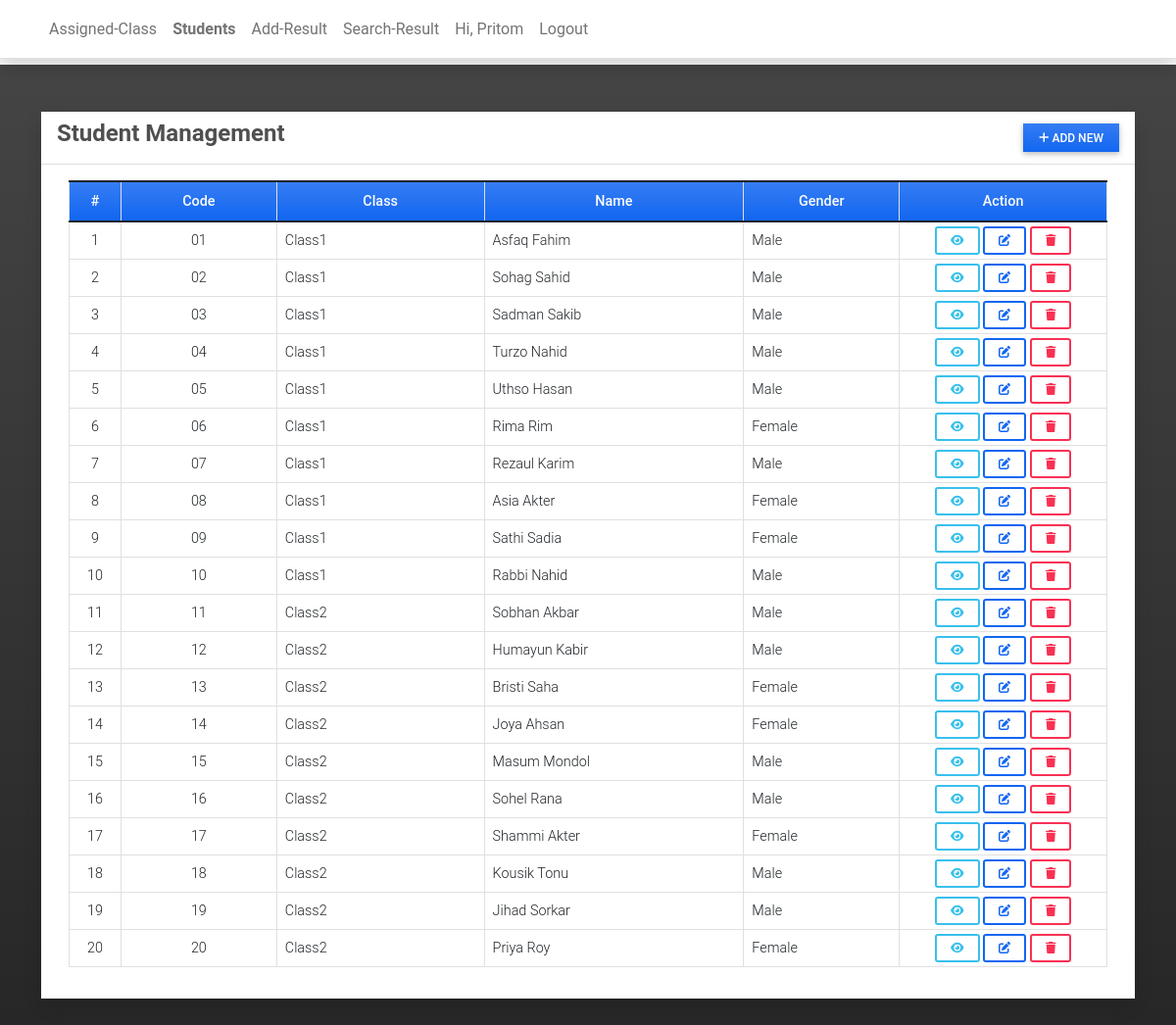
The app's page /student (signed in) with its own data.
### data_set/models.py (models this page shows, shortened)
class Student(models.Model):
    student_code = models.CharField(max_length=250,blank=True, null= True)
    level = models.ForeignKey(Class, on_delete=models.CASCADE)
    first_name = models.CharField(max_length=250)
    last_name = models.CharField(max_length=250)
    gender = models.CharField(max_length=100, choices=[('Male','Male'),('Female','Female')], blank=True, null= True)
    dob = models.DateField(blank=True, null= True)
    contact = models.CharField(max_length=250, blank=True, null= True)

class Class(models.Model):
    name = models.CharField(max_length=250)

### data_set/views.py (the view)
# urls.py: path('student',views.student,name='student-page'),
@login_required
def student(request):
    students = Student.objects.all()
    context['page_title'] = "Student List"
    context['students'] = students
    return render(request, 'student/student_list.html', context)

### templates/student/student_list.html (shortened to what this page needs)
{% extends 'base.html' %} {% block pageContent %}
<div class="col-lg-12 col-md-12 col-sm-12 col-xs-12">
    <div class="card card-default rounded-0 shadow ">
        <div class="card-header">
            <div class="d-flex w-100 align-items-center justify-content-between">
                <h4 class="card-title fw-bold">Student Management</h4>
                <div class="tools">
                    <button type="button" class="btn btn-primary rounded-0 bg-gradient btn-sm" id='add_new'><i class="fa fa-plus"></i> Add New</button>
                </div>
            </div>
        </div>
        <div class="card-body">
            <div class="container-fluid">
                <table class="table table-bordered" id="student-list">
                    <colgroup>
                        <col width="5%">
                        <col width="15%">
                        <col width="20%">
                        <col width="25%">
                        <col width="15%">
                        <col width="20%">
                    </colgroup>
                    <thead>
                        <tr class="bg-gradient bg-primary bg-opacity-50 text-light">
                            <th class="px-2 py-2 text-center">#</th>
                            <th class="px-2 py-2 text-center">Code</th>
                            <th class="px-2 py-2 text-center">Class</th>
                            <th class="px-2 py-2 text-center">Name</th>
                            <th class="px-2 py-2 text-center">Gender</th>
                            <th class="px-2 py-2 text-center">Action</th>
                        </tr>
                    </thead>
                    <tbody>
                        {% for student in students %}
                        <tr>
                            <td class="px-2 py-1 align-middle text-center">{{ student.id }}</td>
                            <td class="px-2 py-1 align-middle text-center">{{ student.student_code }}</td>
                            <td class="px-2 py-1 align-middle">{{ student.level.name }}</td>
                            <td class="px-2 py-1 align-middle">{{ student.first_name }} {{ student.last_name }}</td>
                            <td class="px-2 py-1 align-middle">{{ student.gender }}</td>
                            <td class="px-2 py-1 align-middle text-center">
                                <a class="btn btn-outline-info btn-sm view-data" href="javascript:void(0)" data-url="{% url 'view-student' student.pk %}" title="View Details">
                                    <i class="fa fa-eye"></i>
                                </a>
                                <a class="btn btn-outline-primary btn-sm edit-data" href="javascript:void(0)" data-id="{{ student.pk }}" title="Edit">
                                    <i class="fa fa-edit"></i>
                                </a>
                                <button class="btn btn-outline-danger btn-sm delete-data" type="button" data-id="{{ student.pk }}" title="Delete">
                                    <i class="fa fa-trash"></i>
                                </button>
                            </td>
                        </tr>
                        {% endfor %}
                    </tbody>
                </table>
            </div>
        </div>
    </div>
</div>
{% endblock pageContent %}

### templates/topNavigation.html (shortened to what this page needs)
{% load static %}
<header>
    <nav class="navbar navbar-expand-lg navbar-light bg-white fixed-top shadow border-bottom">
        <div class="container">
            <div class="collapse navbar-collapse" id="navbarExample01">
                <ul class="navbar-nav me-auto mb-2 mb-lg-0" id="topNav">
                    {% if user.is_authenticated %}
                        <li class="nav-item">
                            <a class="nav-link" aria-current="page" href="{% url 'active-class-page' %}">Assigned-Class</a>
                        </li>
                        <li class="nav-item">
                            <a class="nav-link" aria-current="page" href="{% url 'student-page' %}">Students</a>
                        </li>
                        <li class="nav-item">
                            <a class="nav-link" aria-current="page" href="{% url 'active-class-result-page' %}">Add-Result</a>
                        </li>
                        <li class="nav-item">
                            <a class="nav-link" aria-current="page" href="{% url 'individual-report' %}">Search-Result</a>
                        </li>
                        <ul class="navbar-nav d-flex flex-row ml-auto">
                            <li class="nav-item me-3 me-lg-0">
                                <a class="nav-link" href="">
                                    Hi,
                                    {{ user.first_name }}
                                </a>
                            </li>
                            <li class="nav-item me-3 me-lg-0">
                                <a class="nav-link" href="{% url 'logout' %}">Logout</a>
                            </li>
                        </ul>
                    {% endif %}
                </ul>
            </div>
        </div>
    </nav>
    <div id="intro" class="pt-2 text-center bg-light">
    </div>
</header>

### static/assets/default/css/style.css (style rules this page uses)
html, body { height: 100%; width: 100%; max-height: 100%; overflow: auto; display: flex; flex-direction: column; }
body>header { flex-shrink: auto; }
.nav-item.active a.nav-link { font-weight: bolder !important; }

### templates/topNavigation.html (style rules this page uses)
#intro { margin-top: 58px; }

### records on screen
Student: id "1", student_code "01", level.name "Class1", first_name "Asfaq", last_name "Fahim", gender "Male"
Student: id "2", student_code "02", level.name "Class1", first_name "Sohag", last_name "Sahid", gender "Male"
Student: id "3", student_code "03", level.name "Class1", first_name "Sadman", last_name "Sakib", gender "Male"
Student: id "4", student_code "04", level.name "Class1", first_name "Turzo", last_name "Nahid", gender "Male"
Student: id "5", student_code "05", level.name "Class1", first_name "Uthso", last_name "Hasan", gender "Male"
Student: id "6", student_code "06", level.name "Class1", first_name "Rima", last_name "Rim", gender "Female"
Student: id "7", student_code "07", level.name "Class1", first_name "Rezaul", last_name "Karim", gender "Male"
Student: id "8", student_code "08", level.name "Class1", first_name "Asia", last_name "Akter", gender "Female"
Student: id "9", student_code "09", level.name "Class1", first_name "Sathi", last_name "Sadia", gender "Female"
Student: id "10", student_code "10", level.name "Class1", first_name "Rabbi", last_name "Nahid", gender "Male"
Student: id "11", student_code "11", level.name "Class2", first_name "Sobhan", last_name "Akbar", gender "Male"
Student: id "12", student_code "12", level.name "Class2", first_name "Humayun", last_name "Kabir", gender "Male"
Student: id "13", student_code "13", level.name "Class2", first_name "Bristi", last_name "Saha", gender "Female"
Student: id "14", student_code "14", level.name "Class2", first_name "Joya", last_name "Ahsan", gender "Female"
Student: id "15", student_code "15", level.name "Class2", first_name "Masum", last_name "Mondol", gender "Male"
Student: id "16", student_code "16", level.name "Class2", first_name "Sohel", last_name "Rana", gender "Male"
Student: id "17", student_code "17", level.name "Class2", first_name "Shammi", last_name "Akter", gender "Female"
Student: id "18", student_code "18", level.name "Class2", first_name "Kousik", last_name "Tonu", gender "Male"
Student: id "19", student_code "19", level.name "Class2", first_name "Jihad", last_name "Sorkar", gender "Male"
Student: id "20", student_code "20", level.name "Class2", first_name "Priya", last_name "Roy", gender "Female"

### other values on screen
{{ user.first_name }} "Pritom"
